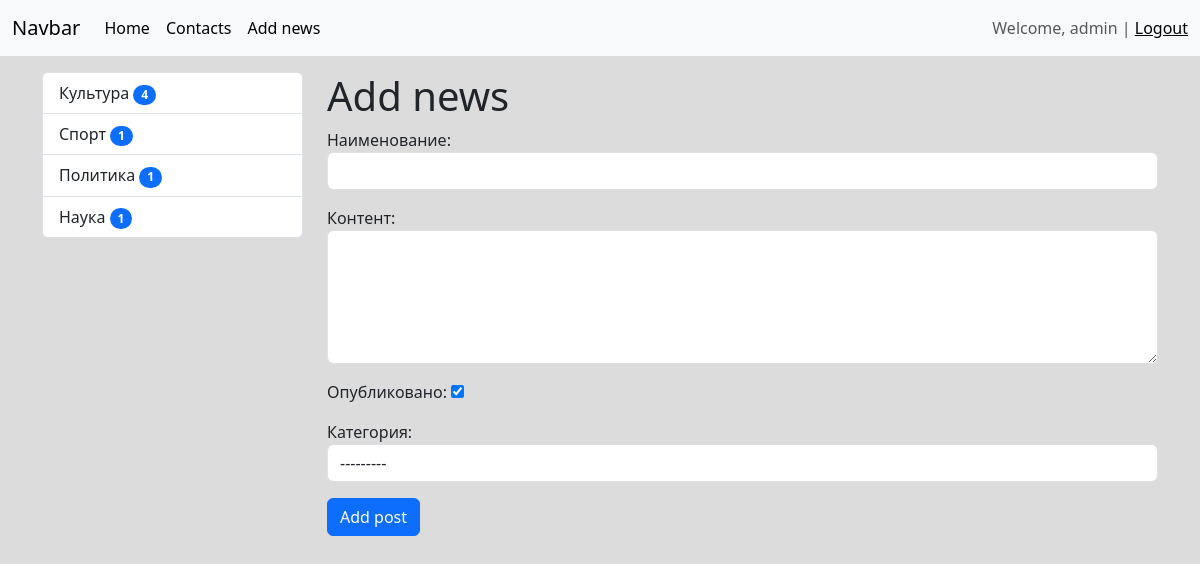
The page /news/add_news/ (signed in) on the database its author committed.
### news/models.py (models this page shows)
class Category(models.Model):
    title = models.CharField(
        max_length=150, verbose_name='Наименование категории', db_index=True)
    def get_absolute_url(self):
        return reverse("category", kwargs={"category_id": self.pk})
    def __str__(self) -> str:
        return self.title
    class Meta:
        verbose_name = "Категория"
        verbose_name_plural = "Категории"
        ordering = ['-title']

### news/views.py (the view)
# urls.py: path('news/add_news/', views.CreateNews.as_view(), name='add_news'),
class CreateNews(LoginRequiredMixin, CreateView):
    form_class = NewsForm
    template_name = 'news/add_news.html'
    raise_exception = True

### news/forms.py (shortened to what this page needs)
class NewsForm(forms.ModelForm):
    class Meta:
        model = News
        fields = ['title', 'content', 'is_published', 'category']
        widgets = {
            'title': forms.TextInput(attrs={"class": "form-control"}),
            'content': forms.Textarea(attrs={"class": "form-control", "rows": 5}),
            'category': forms.Select(attrs={"class": "form-control"})
        }

### news/templatetags/news_tags.py (called while the page is built)
@register.inclusion_tag('news/list_categories.html')
def show_categories(arg1='Hello ', arg2='world'):
    categories = cache.get('categories')
    if not categories:
        categories = Category.objects.annotate(
            cnt=Count('get_news', filter=F('get_news__is_published'))).filter(cnt__gt=0)
        cache.set('categories', categories, 30)
    return {"categories": categories, 'arg1': arg1, 'arg2': arg2}

### news/templates/news/add_news.html (shortened to what this page needs)
{% extends 'base.html' %}
{% block sidebar %}
{% include 'inc/_sidebar.html' %}
{% endblock sidebar %}
{% block content %}
<h1>Add news</h1>
<form action="{% url 'add_news' %}" method="post">
    {{ form.as_p }}
    <button type="submit" class="btn btn-primary btn-block">Add post</button>
</form>
{% endblock content %}

### templates/inc/_nav.html (shortened to what this page needs)
<nav class="navbar navbar-expand-lg bg-body-tertiary">
  <div class="container-fluid">
    <a class="navbar-brand" href="{% url 'home' %}">Navbar</a>
    <div class="collapse navbar-collapse" id="navbarSupportedContent">
      <ul class="navbar-nav me-auto mb-2 mb-lg-0">
        <li class="nav-item">
          <a class="nav-link active" aria-current="page" href="{% url 'home' %}"
            >Home</a
          >
        </li>
        <li class="nav-item">
          <a class="nav-link active" aria-current="page" href="{% url 'contact' %}">
            Contacts
          </a>
        </li>
        {% if request.user.is_authenticated %}
        <li class="nav-item">
          <a
            class="nav-link active"
            aria-current="page"
            href="{% url 'add_news' %}">
            Add news
          </a>
        </li>
        {% endif %}
      </ul>
    </div>
    <span class="navbar-text">
      {% if request.user.is_authenticated %}
      Welcome, {{ user.username }} | <a href="{% url 'logout' %}">Logout</a>
      {% else %}
      <a href="{% url 'register' %}">Register</a> | <a href="{% url 'login' %}">Login</a>
      {% endif %}
       </span>
  </div>
</nav>

### news/templates/news/list_categories.html
<div class="list-group">
    {% for category in categories %}
    <a
      href="{{ category.get_absolute_url }}"
      {% comment %}href="{% url 'category' category.pk %}"{% endcomment %}
      class="list-group-item list-group-item-action"
      aria-current="true"
    >
      {{ category.title }} <span class="badge bg-primary rounded-pill">{{ category.cnt }}</span>
    </a>
    {% endfor %}
  </div>

### mysite/static/css/style.css (style rules this page uses)
body { background-color: gainsboro; }

### rows shown on the page
Category: title "Культура", cnt "4"
Category: title "Спорт", cnt "1"
Category: title "Политика", cnt "1"
Category: title "Наука", cnt "1"

### other values the page prints
{{ user.username }} "admin"
